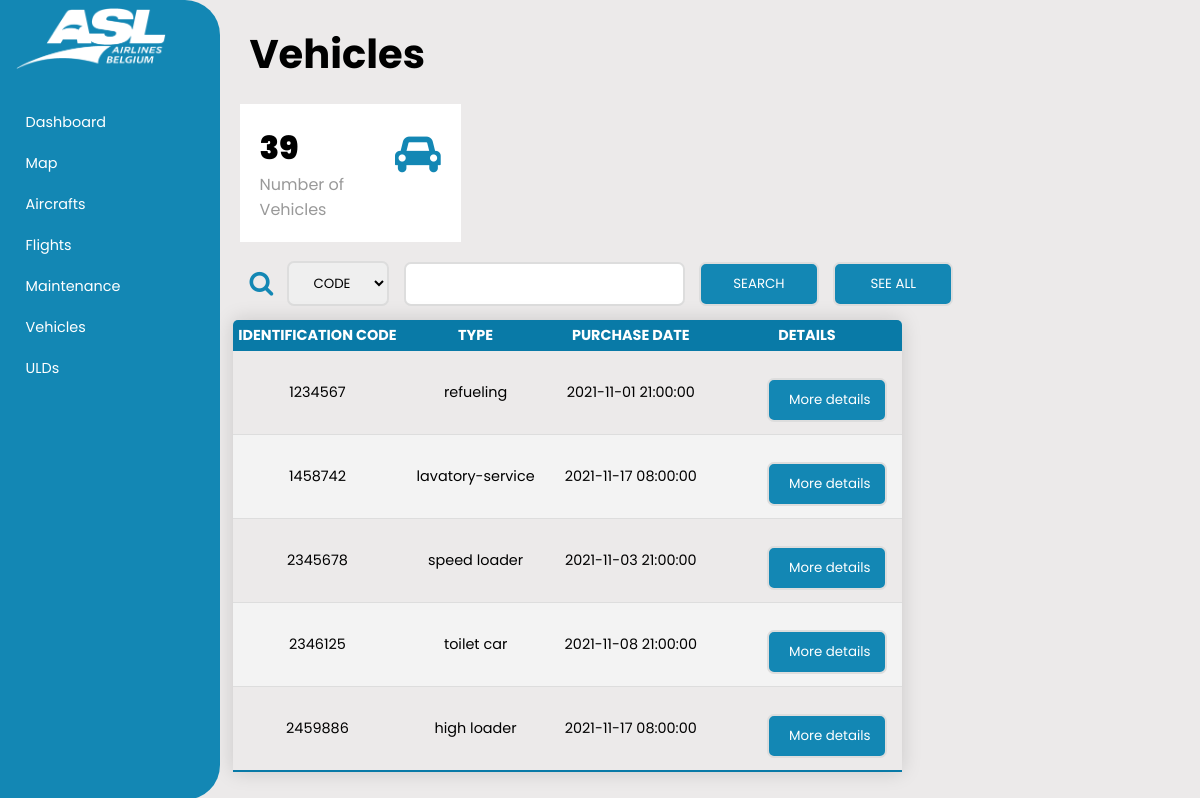
Page /project/vehicles.php on the committed database.
### tables this page shows
CREATE TABLE IF NOT EXISTS `vehicle` (
  `immatriculation_number` varchar(255) NOT NULL,
  `type` enum('dolly','other','GPU','lavatory-service','high loader','speed loader','refueling','push back','fire truck','toilet car','main deck loader') NOT NULL,
  `purchase_date` timestamp NOT NULL DEFAULT CURRENT_TIMESTAMP,
  PRIMARY KEY (`immatriculation_number`)
);

### project/vehicles.php (the view, shortened to what this page needs)
<?php
    include_once("./add_ons/header.php");
    include("./includes/dbconn.inc.php");
    include("./add_ons/sidebar.php");
?>
<?php
    $sql ="SELECT COUNT(immatriculation_number) as nb_vehicles  FROM `vehicle`";
    $result = mysqli_query($conn, $sql);
    $row = mysqli_fetch_assoc($result);
    $nb_vehicles = $row['nb_vehicles'];
?>
<div class="main-content">
<h1>Vehicles</h1>
<div class="Maintenance">
<div class="cardBox">
    <div class="card">
        <div>
            <div class="numbers"><?php echo $nb_vehicles;?></div>
            <div class="cardname">Number of Vehicles</div>
        </div>
        <div class="iconBox">
            <i class="fa fa-car" aria-hidden="true"></i>
        </div>
    </div>
</div>
<form class="form-search" action='/project/includes/vehicles.inc.php' method='post'>
        <i class="fa fa-search" aria-hidden="true" id="search_icon"></i>
        <select name="select-search">
            <option value="immatriculation_number">CODE</option>
        </select>
        <input type="text" name="contain-search">
        <button type="submit">SEARCH</button>
        <button type="submit" name="see-all-button">SEE ALL</button>
    </form>
<div class="table_and_buttons">
    <head>
    </head>
    <section class="Vehicles">
        <table class="content-table">
            <thead>
                <tr>
                    <th>Identification code</th>
                    <th>Type</th>
                    <th>Purchase Date</th>
                    <th>Details</th>
                </tr>
            </thead>
            <tbody>
                <?php
                    $sql = "SELECT * FROM `vehicle` LIMIT 5 ";
                    $result = mysqli_query($conn, $sql);
                    $nb_rows = mysqli_num_rows($result);
                    $vehicles ="";
                    if ($nb_rows>0){
                        while ($row = mysqli_fetch_assoc($result)){
                            $immatriculation_number = $row['immatriculation_number'];
                            $vehicles .= "<tr> <td>".$immatriculation_number."</td>";
                            $vehicles .= "<td>".$row['type']."</td>";
                            $vehicles .= "<td>".$row['purchase_date']."</td>";
                            $vehicles .= "<td>
                            <form method='post' action='/project/includes/vehicles.inc.php' display: inline>
                            <button class='ADD-button' type='submit' name='details-button' value=$immatriculation_number>More details</button>
                            </form>
                            </td>";
                            $vehicles .= "</tr>";
                        }
                    }
                    echo $vehicles;
                ?>
            </tbody>
        </table>
    </section>
</div>
<?php
    include_once("./add_ons/footer.php");
?>

### project/style.css (style rules this page uses)
:root { --main-color: #1387b4; --color-dark: #1D2231; --background_color: #eceaea; --clr-inprogress: #f0ff6bd0; --clr-notyetstarted: #81d4fad8; --clr-warning: #f51e1ec5; --clr-completed: #17f303b9; }
* { font-family: 'Poppins', sans-serif; margin: 0; padding: 0; text-decoration: none; list-style-type: none; box-sizing: border-box; }
body { background-color: var(--background_color); }
.main-content { position: relative; height: 100%; margin-top: 2%; margin-left: 220px; transition: margin-left 500ms; background: var(--background_color); }
.main-content h1 { margin-left:3%; font-size: 2.5em; }
.cardBox { position: relative; width: 100%; padding: 2%; display: grid; grid-template-columns: repeat(4,1fr); grid-gap: 2%; }
.cardBox .card { position: relative; background: #fff; padding: 20px; display: flex; justify-content: space-between; }
.cardBox .card .numbers { position: relative; font-size: 2em; font-weight: 1000; }
.cardBox .card .cardname { color: #999; }
.cardBox .card .iconBox { font-size: 2.5em; color: var(--main-color); }
.content-table { border-collapse: collapse; border-spacing: 50px 0; margin-top: 2%; font-size: 0.9em; min-width: 400px; border-radius: 5px 5px 0 0 ; overflow: hidden; box-shadow: 0 0 20px rgba(0, 0, 0, 0.15); table-layout: auto; width: 60%; position: relative; margin-left: 2%; }
.content-table th { position: sticky; top : 0; text-align: center; text-transform: uppercase; padding: 5px; }
.content-table thead tr { background-color: #097aa7; color: #ffffff; text-align: center; font-weight: bold; white-space: nowrap; }
.content-table td { padding: 12px 15px; white-space: nowrap; text-align: center; }
.content-table tbody tr { border-bottom: 1px solid #dddddd ; }
.content-table tbody tr:nth-of-type(even) { background-color: #f3f3f3; }
.content-table tbody tr:last-of-type { border-bottom: 2px solid #097aa7; }
.table_and_buttons { display: flex; flex-flow: row wrap; align-items: center; }
.form-search { display: flex; flex-flow: row wrap; align-items: center; font-size: 1.6rem; margin-left: 3%; }
.form-search i { color: var(--main-color); }
.form-search select { padding: 10px 20px; border: 2px solid #ddd; margin-left: 1.5%; border-radius: 7px; }
.form-search input { vertical-align: middle; margin-left: 1.5%; padding: 10px; background-color: #fff; border: 2px solid #ddd; border-radius: 7px; }
.form-search button, .SEE_ALL-button, .ADD-button { padding: 10px 20px; background-color: var(--main-color); border: 2px solid #ddd; color: white; cursor: pointer; border-radius: 7px; margin-left: 1.5%; width: 120px; }
.SEE_ALL-button, .ADD-button { padding: 10px 20px; background-color: var(--main-color); border: 2px solid #ddd; color: white; cursor: pointer; border-radius: 7px; margin-left: 40px; margin-top: 15px; width: 120px; }

### rows in the picture
vehicle: immatriculation_number "1234567", type "refueling", purchase_date "2021-11-01 21:00:00"
vehicle: immatriculation_number "1458742", type "lavatory-service", purchase_date "2021-11-17 08:00:00"
vehicle: immatriculation_number "2345678", type "speed loader", purchase_date "2021-11-03 21:00:00"
vehicle: immatriculation_number "2346125", type "toilet car", purchase_date "2021-11-08 21:00:00"
vehicle: immatriculation_number "2459886", type "high loader", purchase_date "2021-11-17 08:00:00"

### other values in the picture
$nb_vehicles "39"
